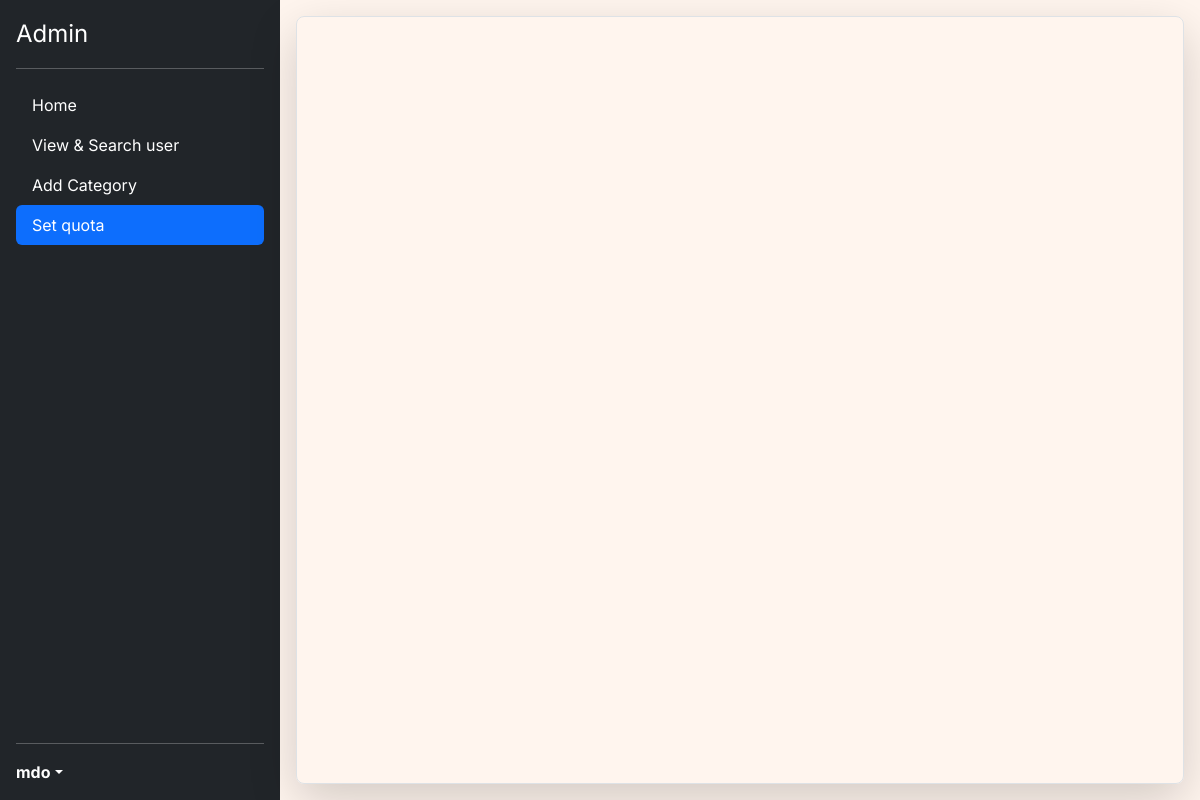
/adminmain4.php, run on an earlier commit of the app's database.
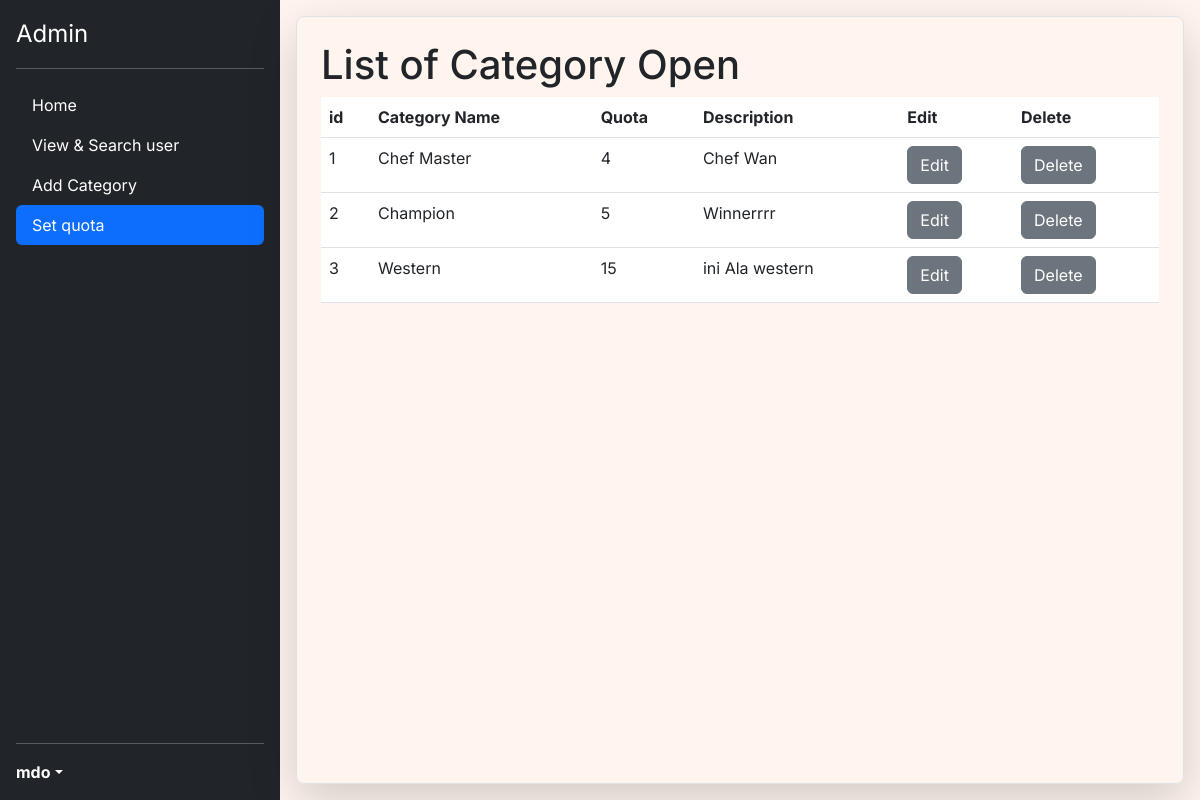
And on a later commit of the database.
### tables this page shows
CREATE TABLE `category1` (
  `id_Category` int(255) NOT NULL,
  `Category` varchar(255) NOT NULL,
  `CategoryQuota` varchar(255) NOT NULL,
  `Descrip` varchar(255) NOT NULL
);

### adminmain4.php (the view, shortened to what this page needs)
<?php
    $servername = "localhost";
    $userdb = "root";
    $passworddb = "";
    $dbname = "database1";
    $conn = mysqli_connect($servername,$userdb,$passworddb, $dbname);
    $sql = "SELECT * FROM category1";
    $result = mysqli_query($conn, $sql);
?>
<!DOCTYPE html>
<html lang="en">
<head>
  <link href="https://cdn.jsdelivr.net/npm/bootstrap@5.3.0-alpha3/dist/css/bootstrap.min.css" rel="stylesheet"
>
  <link rel="stylesheet" href="styles.css">
</head>
<body class="d-flex flex-nowrap">
  <div class="d-flex flex-column flex-shrink-0 p-3 text-white bg-dark " style="width: 280px; height: 100vh;">
    <a href="#" class="d-flex align-items-center mb-3 mb-md-0 me-md-auto text-white text-decoration-none">
      <span class="fs-4">Admin</span>
    </a>
    <hr>
    <ul class="nav nav-pills flex-column mb-auto">
      <li class="nav-item">
        <a href="adminmain.php" class="nav-link text-white">Home</a>
      </li>
      <li>
        <a href="adminmain2.php" class="nav-link text-white"> View & Search user</a>
      </li>
      <li>
        <a href="adminmain3.php" class="nav-link text-white"> Add Category</a>
      </li>
      <li>
        <a href="adminmain4.php" class="nav-link active" aria-current="page">Set quota</a>
      </li>
    </ul>
    <hr>
    <div class="dropdown">
      <a href="#" class="d-flex align-items-center text-white text-decoration-none dropdown-toggle" id="dropdownUser1"
        data-bs-toggle="dropdown" aria-expanded="false">
        <strong>mdo</strong>
      </a>
    </div>
  </div>
  <div class="container-fluid m-3 p-4 rounded-3 border shadow-lg">
    <div>
      <?php if(mysqli_num_rows($result)>0){ ?>
      <h1>List of Category Open</h1>
      <table class="table">
        <thead>
          <tr>
            <th scope="col">id</th>
            <th scope="col">Category Name</th>
            <th scope="col">Quota</th>
            <th scope="col">Description</th>
            <th scope="col">Edit</th>
            <th scope="col">Delete</th>
          </tr>
        </thead>
        <tbody>
          <?php
              while($table = mysqli_fetch_array($result,MYSQLI_NUM)){
              $id = $table[0];
              $name = $table[1];
              $Quota = $table[2];
              $Descrip = $table[3];
              echo"<tr>";
              echo "<td>$id</td>";
              echo "<td>$name</td>";
              echo "<td>$Quota</td>";
              echo "<td>$Descrip</td>";
              echo "<td><button class='btn btn-secondary'name='update'type='submit' data-bs-toggle='modal' data-bs-target='#exampleModal$id' value='$id'>Edit</button></td>";
              echo "<td><form method='POST' action='delete.php'><button class='btn btn-secondary'name='delete'type='submit' onclick='return myconfirmed()' value='$id'>Delete</button></form></td>";
              echo"</tr>";
              ?>
          <?php
              }
            }
            ?>
        </tbody>
      </table>
    </div>
  </div>
</body>
</html>

### styles.css (style rules this page uses)
* { font-family: 'Inter',sans-serif; }
body { background-color: seashell; }

What changed in the data, as far as the page shows it:
added category1: id_Category "1", Category "Chef Master", CategoryQuota "4", Descrip "Chef Wan"
added category1: id_Category "2", Category "Champion", CategoryQuota "5", Descrip "Winnerrrr"
added category1: id_Category "3", Category "Western", CategoryQuota "15", Descrip "ini Ala western"
Also different on the page:
text now shown: "List of Category Open id Category Name Quota Description Edit Delete"
